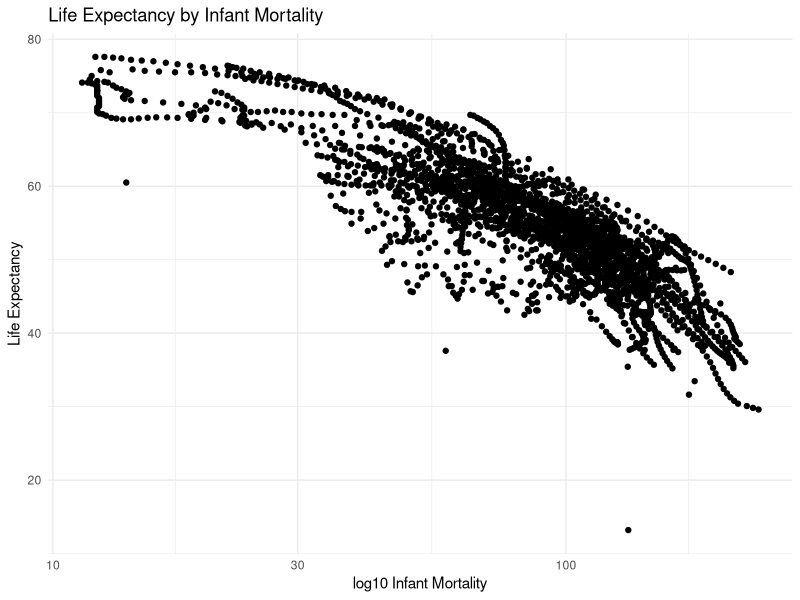
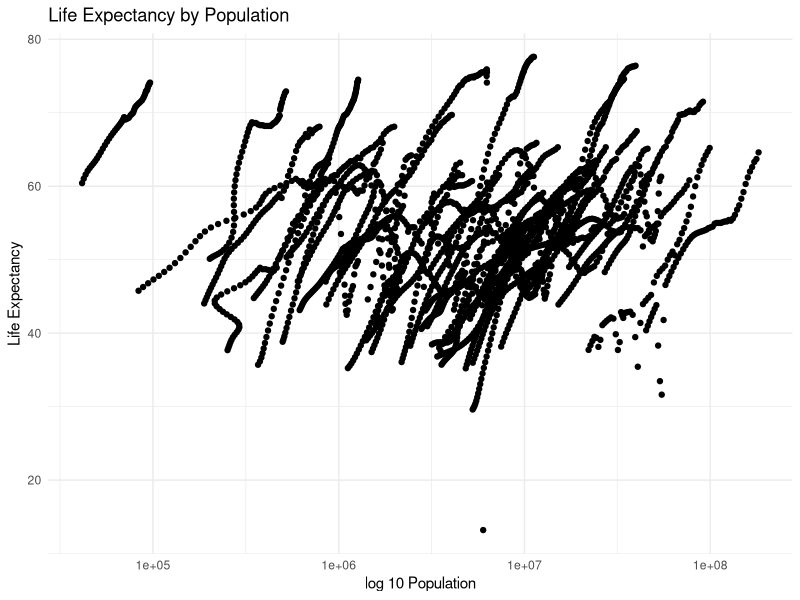
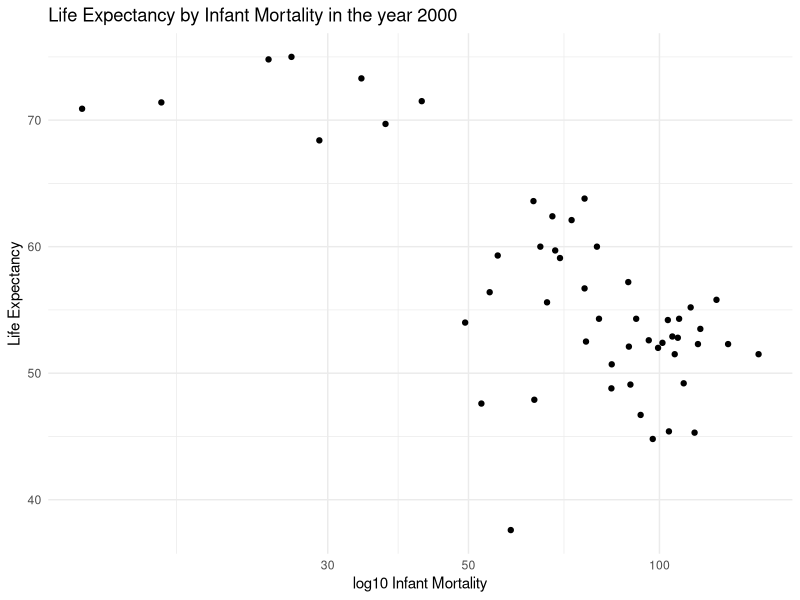
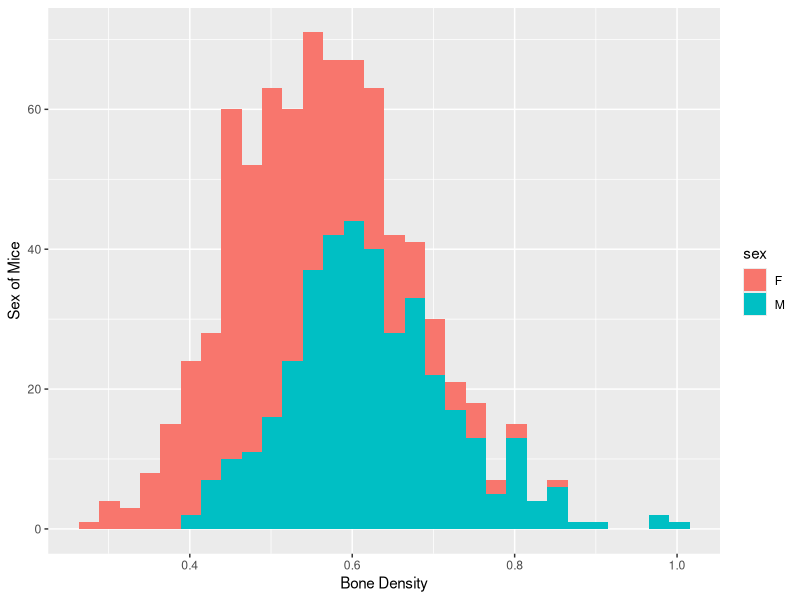
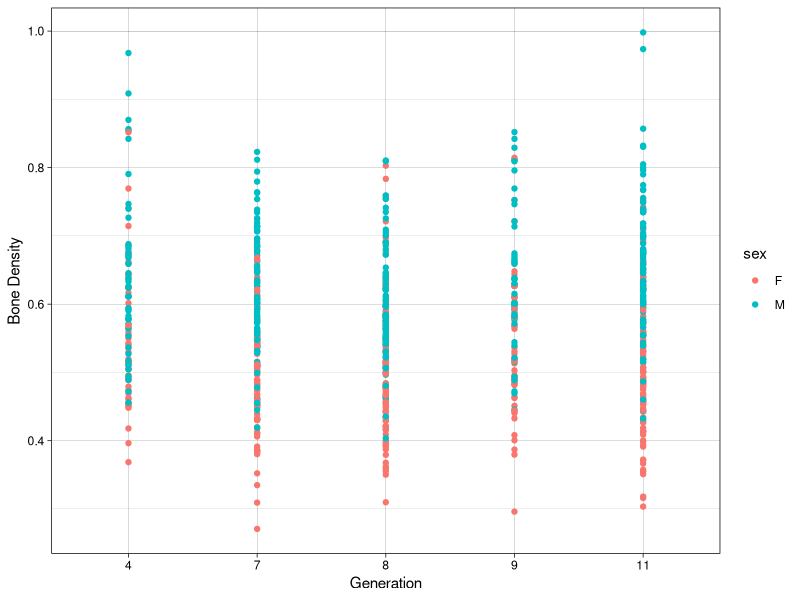

The R script that drew these images, in order:
## ---- chunk 1
library(dslabs) #data source
library(readxl) #for loading Excel files
library(dplyr) #for data processing/cleaning
library(tidyr) #for data processing/cleaning
library(skimr) #for nice visualization of data 
library(here) #to set paths
library(ggplot2) #figures
## ---- chunk 2
help(gapminder) #look at help file for gapminder data
str(gapminder) #get an overview of data structure
summary(gapminder) #get a summary of data
class(gapminder) #determine the type of object gapminder is
## ---- chunk 3
africadata <- gapminder %>%
  filter(continent == "Africa") #assigns only the African countries to a new object/variable called africadata
print(africadata)
str(africadata) 
summary(africadata)
## ---- chunk 4
d_im_le <- africadata %>%
  select(infant_mortality, life_expectancy)#create new dataset 1
d_pl_le <- africadata %>%
  select(population, life_expectancy)#create new dataset 2
str(d_im_le) 
summary(d_im_le)
str(d_pl_le) 
summary(d_pl_le)
## ---- chunk 5
p1 <- d_im_le %>% ggplot(aes(x=infant_mortality, y=life_expectancy)) + 
  geom_point() +
  theme_minimal() +
  scale_x_log10() +
  labs(title = "Life Expectancy by Infant Mortality",
       x = "log10 Infant Mortality",
       y = "Life Expectancy")
plot(p1)
## ---- chunk 6
p2 <- d_pl_le %>% ggplot(aes(x=population, y=life_expectancy)) + 
  geom_point() +
  theme_minimal() +
  scale_x_log10() +
  labs(title = "Life Expectancy by Population",
       x = "log 10 Population",
       y = "Life Expectancy")
plot(p2)
## ---- chunk 7
missing_years <- unique(africadata[is.na(africadata$infant_mortality), "year"])
print(missing_years)
## ---- chunk 8
africadata_2000 <- africadata %>%
  filter(year == "2000")
print(africadata_2000)
str(africadata_2000) 
summary(africadata_2000)
## ---- chunk 9
p3 <- africadata_2000 %>% ggplot(aes(x=infant_mortality, y=life_expectancy)) + 
  geom_point() +
  theme_minimal() +
  scale_x_log10() +
  labs(title = "Life Expectancy by Infant Mortality in the year 2000",
       x = "log10 Infant Mortality",
       y = "Life Expectancy")
plot(p3)
## ---- chunk 10
fit1 = lm(life_expectancy ~ infant_mortality, data = africadata_2000)
summary(fit1)
fit1_file = here("coding-exercise","results", "simple-fits", "fit1.rds")
# Create directory if it doesn't exist
dir.create(dirname(fit1_file), recursive = TRUE, showWarnings = FALSE)
saveRDS(fit1, file = fit1_file)
fit2 <- lm(life_expectancy ~ population, data = africadata_2000)
summary(fit2)
# Create directory if it doesn't exist
dir.create(dirname(fit1_file), recursive = TRUE, showWarnings = FALSE)
fit2_file = here("coding-exercise","results", "simple-fits", "fit2.rds")
saveRDS(fit2, file = fit2_file)
## ---- chunk 11
library(dslabs)
library(readxl)
library(dplyr)
library(tidyr)
library(skimr)
library(here)
library(ggplot2)
## ---- chunk 12
str(mice_weights)
summary(mice_weights)
## ---- chunk 13
#Used filter() to select only "M" and "F" from the variable `sex`. To do this I used the | operator which means "OR".
mice <- mice_weights %>% filter(sex == "F" | sex == "M")
## ---- chunk 14
ggplot(mice, aes(x= bone_density, fill= sex))+
geom_histogram(bins = 30)+
labs(x= "Bone Density", y= "Sex of Mice")
## ---- chunk 15
ggplot(mice, aes(x= gen, y= bone_density, color= sex))+
geom_point()+
labs(x= "Generation", y= "Bone Density")+
theme_linedraw() #Used this theme becuase I wanted to see what it would look like
## ---- chunk 16
#First I separated both sexes into separate objects using filter(). I  then used pull() to focus only on bone density.
x <- mice %>% filter(sex == "M") %>% pull(bone_density)
y <- mice %>% filter(sex == "F") %>% pull(bone_density)
#Then I used summary()` to see if it ChatGPT was right and if it worked
summary(x)
summary(y)
## ---- chunk 17

library("ggpubr")
t.test(x, y, alternative = "two.sided", var.equal = FALSE)
